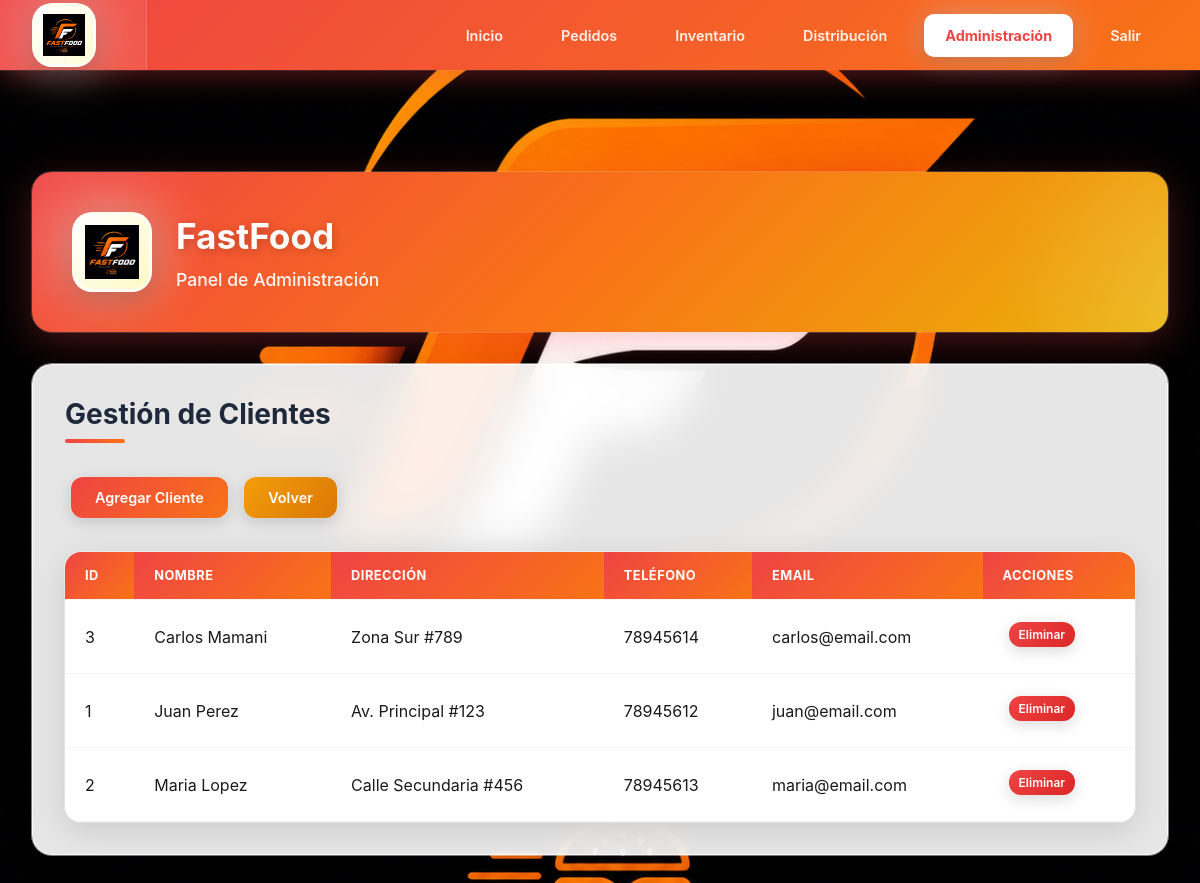
/admin.php?action=clientes (signed in), run on the app's committed database.
### tables this page shows
CREATE TABLE clientes (
    id INT AUTO_INCREMENT PRIMARY KEY,
    nombre VARCHAR(100) NOT NULL,
    direccion VARCHAR(200),
    telefono VARCHAR(20),
    email VARCHAR(100),
    fecha_registro TIMESTAMP DEFAULT CURRENT_TIMESTAMP
);

### admin.php (the view, shortened to what this page needs)
<?php
require_once 'config.php';
$action = $_GET['action'] ?? 'dashboard';
$clientes = $pdo->query("SELECT * FROM clientes ORDER BY nombre")->fetchAll();
$total_pedidos = $pdo->query("SELECT COUNT(*) as total FROM pedidos")->fetch()['total'];
$total_ventas = $pdo->query("SELECT SUM(total) as total FROM pedidos WHERE estado = 'entregado'")->fetch()['total'];
$total_productos = $pdo->query("SELECT COUNT(*) as total FROM productos")->fetch()['total'];
$total_clientes = $pdo->query("SELECT COUNT(*) as total FROM clientes")->fetch()['total'];
?>
<!DOCTYPE html>
<html lang="es">
<head>
    <link rel="stylesheet" href="style.css">
</head>
<body>
    <div class="sidebar">
        <div class="sidebar-logo">
            <div class="logo-placeholder">
                <img src="assets/images/logo.png" alt="FastFood Logo" style="width: 100%; height: 100%; object-fit: contain;">
            </div>
        </div>
        <ul class="sidebar-nav">
            <li><a href="index.php">Inicio</a></li>
            <li><a href="pedidos.php">Pedidos</a></li>
            <li><a href="inventario.php">Inventario</a></li>
            <li><a href="distribucion.php">Distribución</a></li>
            <li><a href="admin.php" class="active">Administración</a></li>
            <li><a href="logout.php">Salir</a></li>
        </ul>
    </div>
    <div class="main-content">
        <header>
            <div class="header-logo">
                <img src="assets/images/logo.png" alt="FastFood Logo">
            </div>
            <div class="header-content">
                <h1>FastFood</h1>
                <p>Panel de Administración</p>
            </div>
        </header>
        <div class="content">
            <?php if ($action == 'dashboard'): ?>
                <h2>Dashboard Administrativo</h2>
                <div class="stats-grid">
                    <div class="stat-card">
                        <h3><?php echo $total_pedidos; ?></h3>
                        <p>Total Pedidos</p>
                    </div>
                    <div class="stat-card">
                        <h3>Bs. <?php echo number_format($total_ventas ?: 0, 2); ?></h3>
                        <p>Total Ventas</p>
                    </div>
                    <div class="stat-card">
                        <h3><?php echo $total_productos; ?></h3>
                        <p>Productos</p>
                    </div>
                    <div class="stat-card">
                        <h3><?php echo $total_clientes; ?></h3>
                        <p>Clientes</p>
                    </div>
                </div>
                <div style="margin-top: 30px;">
                    <h3>Acciones Administrativas</h3>
                    <div style="margin-top: 15px;">
                        <a href="admin.php?action=clientes" class="btn btn-primary">Gestionar Clientes</a>
                        <a href="admin.php?action=usuarios" class="btn btn-success">Gestionar Usuarios</a>
                    </div>
                </div>
            <?php elseif ($action == 'clientes'): ?>
                <h2>Gestión de Clientes</h2>
                <div style="margin-bottom: 20px;">
                    <a href="admin.php?action=nuevo_cliente" class="btn btn-primary">Agregar Cliente</a>
                    <a href="admin.php" class="btn btn-warning">Volver</a>
                </div>
                <table>
                    <thead>
                        <tr>
                            <th>ID</th>
                            <th>Nombre</th>
                            <th>Dirección</th>
                            <th>Teléfono</th>
                            <th>Email</th>
                            <th>Acciones</th>
                        </tr>
                    </thead>
                    <tbody>
                        <?php foreach ($clientes as $cliente): ?>
                            <tr>
                                <td><?php echo $cliente['id']; ?></td>
                                <td><?php echo $cliente['nombre']; ?></td>
                                <td><?php echo $cliente['direccion']; ?></td>
                                <td><?php echo $cliente['telefono']; ?></td>
                                <td><?php echo $cliente['email']; ?></td>
                                <td>
                                    <a href="admin.php?eliminar_cliente=<?php echo $cliente['id']; ?>" class="btn btn-danger" style="padding: 5px 10px; font-size: 12px;" onclick="return confirm('¿Eliminar este cliente?');">Eliminar</a>
                                </td>
                            </tr>
                        <?php endforeach; ?>
                    </tbody>
                </table>
            <?php endif; ?>
        </div>
    </div>
</body>
</html>

### data on the page
clientes: id "3", nombre "Carlos Mamani", direccion "Zona Sur #789", telefono "78945614", email "carlos@email.com"
clientes: id "1", nombre "Juan Perez", direccion "Av. Principal #123", telefono "78945612", email "juan@email.com"
clientes: id "2", nombre "Maria Lopez", direccion "Calle Secundaria #456", telefono "78945613", email "maria@email.com"
